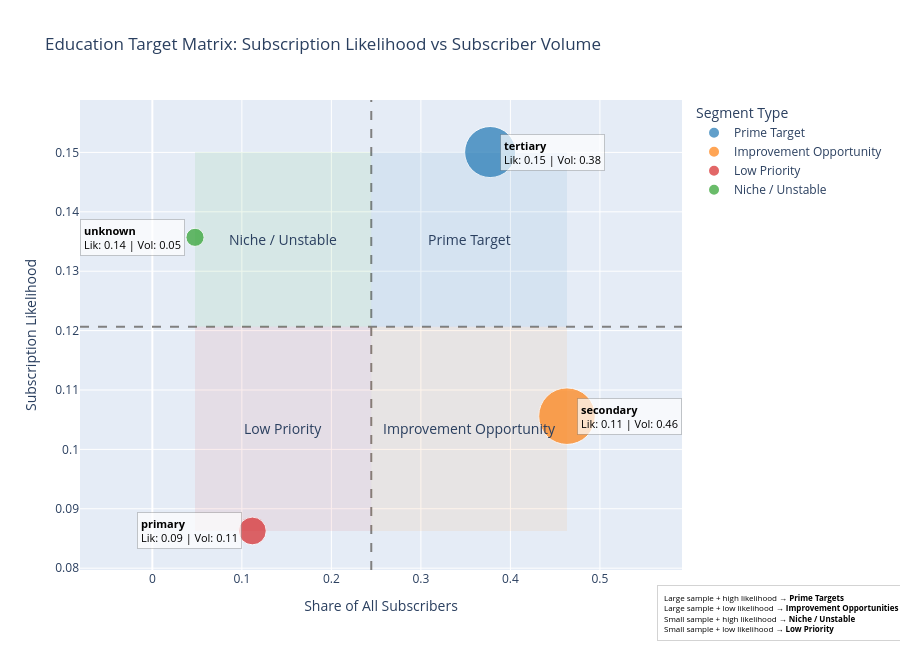

This figure's notebook cell:
### Markdown cell above
> Yes, education level does impact subscription behaviour:
> - Higher-educated customers are more responsive and show higher likelihood of subscribing
    > - Secondary-educated customers dominate total subscriber volume

### Code cell
import pandas as pd
import plotly.express as px

# --- Prepare data ---

df['y_binary'] = df['y'].apply(lambda x: 1 if x=='yes' else 0)

likelihood = df.groupby('education')['y_binary'].mean().reset_index()
likelihood.rename(columns={'y_binary': 'likelihood'}, inplace=True)

subscriber_counts = df[df['y'] == 'yes'].groupby('education').size().reset_index(name='subscriber_count')
total_subscribers = subscriber_counts['subscriber_count'].sum()
subscriber_counts['volume_share'] = subscriber_counts['subscriber_count'] / total_subscribers

merged = pd.merge(likelihood, subscriber_counts, on='education', how='left')
merged['volume_share'] = merged['volume_share'].fillna(0)

# --- Thresholds ---
likelihood_threshold = merged['likelihood'].median()
volume_threshold = merged['volume_share'].median()

# --- Quadrants ---
def classify_quadrant(row):
    if row['volume_share'] >= volume_threshold and row['likelihood'] >= likelihood_threshold:
        return "Prime Target"
    elif row['volume_share'] >= volume_threshold and row['likelihood'] < likelihood_threshold:
        return "Improvement Opportunity"
    elif row['volume_share'] < volume_threshold and row['likelihood'] >= likelihood_threshold:
        return "Niche / Unstable"
    else:
        return "Low Priority"

merged['quadrant'] = merged.apply(classify_quadrant, axis=1)

# --- Base scatter ---
fig = px.scatter(
    merged,
    x='volume_share',
    y='likelihood',
    color='quadrant',
    size='volume_share',
    hover_data={},  # disable hover
    title="Education Target Matrix: Subscription Likelihood vs Subscriber Volume",
    labels={'volume_share': 'Share of All Subscribers', 'likelihood': 'Subscription Likelihood'},
    size_max=40,
    color_discrete_map={
        "Prime Target": "#1f77b4",
        "Improvement Opportunity": "#ff7f0e",
        "Niche / Unstable": "#2ca02c",
        "Low Priority": "#d62728"
    }
)

fig.add_hline(y=likelihood_threshold, line_dash="dash", line_color="gray")
fig.add_vline(x=volume_threshold, line_dash="dash", line_color="gray")

fig.update_layout(width=900, height=650, legend_title_text="Segment Type")

# --- Quadrant shading ---
x_min, x_max = merged['volume_share'].min(), merged['volume_share'].max()
y_min, y_max = merged['likelihood'].min(), merged['likelihood'].max()

fig.add_shape(type="rect", x0=x_min, x1=volume_threshold, y0=y_min, y1=likelihood_threshold,
              fillcolor="rgba(214, 39, 40, 0.08)", line_width=0)
fig.add_shape(type="rect", x0=volume_threshold, x1=x_max, y0=y_min, y1=likelihood_threshold,
              fillcolor="rgba(255, 127, 14, 0.08)", line_width=0)
fig.add_shape(type="rect", x0=x_min, x1=volume_threshold, y0=likelihood_threshold, y1=y_max,
              fillcolor="rgba(44, 160, 44, 0.08)", line_width=0)
fig.add_shape(type="rect", x0=volume_threshold, x1=x_max, y0=likelihood_threshold, y1=y_max,
              fillcolor="rgba(31, 119, 180, 0.08)", line_width=0)

# --- Quadrant labels ---
x_left  = (x_min + volume_threshold) / 2
x_right = (volume_threshold + x_max) / 2
y_bottom = (y_min + likelihood_threshold) / 2
y_top    = (likelihood_threshold + y_max) / 2

fig.add_annotation(x=x_right, y=y_top, text="Prime Target", showarrow=False, font=dict(size=14))
fig.add_annotation(x=x_right, y=y_bottom, text="Improvement Opportunity", showarrow=False, font=dict(size=14))
fig.add_annotation(x=x_left, y=y_top, text="Niche / Unstable", showarrow=False, font=dict(size=14))
fig.add_annotation(x=x_left, y=y_bottom, text="Low Priority", showarrow=False, font=dict(size=14))

# --- Improved bubble labels ---
for _, row in merged.iterrows():

    # Bold education name + short metrics
    label_text = (
        f"<b>{row['education']}</b><br>"
        f"Lik: {row['likelihood']:.2f} | Vol: {row['volume_share']:.2f}"
    )

    # Smart label placement: right side for left quadrants, left side for right quadrants
    if row['volume_share'] < volume_threshold:
        xanchor = "right"
        xshift = -10
    else:
        xanchor = "left"
        xshift = 10

    fig.add_annotation(
        x=row['volume_share'],
        y=row['likelihood'],
        text=label_text,
        showarrow=False,
        font=dict(size=11, color="black"),
        align="left",
        xanchor=xanchor,
        yanchor="middle",
        xshift=xshift,
        bgcolor="rgba(255,255,255,0.7)",  # readable background
        bordercolor="rgba(0,0,0,0.2)",
        borderwidth=1,
        borderpad=3
    )
    fig.add_annotation(
        x=1.37, y=-0.15, xref="paper", yref="paper",
        text=(
        "Large sample + high likelihood → <b>Prime Targets</b><br>"
        "Large sample + low likelihood → <b>Improvement Opportunities</b><br>"
        "Small sample + high likelihood → <b>Niche / Unstable</b><br>"
        "Small sample + low likelihood → <b>Low Priority</b>"
        ),
        showarrow=False,
        align="left",
        font=dict(size=8, color="black"),
        bordercolor="lightgrey",
        borderwidth=1,
        borderpad=6,
        bgcolor="white",
        opacity=0.9)

fig.show()

### Figure 1 — Plotly figure (JSON) as saved in the notebook; plotly's stock layout.template omitted (floating-point values rounded to 4 significant figures)
{"data": [{"hovertemplate": "quadrant=Prime Target<br>Share of All Subscribers=%{marker.size}<br>Subscription Likelihood=%{y}<extra></extra>", "legendgroup": "Prime Target", "marker": {"color": "#1f77b4", "size": [0.3774], "sizemode": "area", "sizeref": 0.0002895, "symbol": "circle"}, "mode": "markers", "name": "Prime Target", "orientation": "v", "showlegend": true, "type": "scatter", "x": [0.3774], "xaxis": "x", "y": [0.1501], "yaxis": "y"}, {"hovertemplate": "quadrant=Improvement Opportunity<br>Share of All Subscribers=%{marker.size}<br>Subscription Likelihood=%{y}<extra></extra>", "legendgroup": "Improvement Opportunity", "marker": {"color": "#ff7f0e", "size": [0.4632], "sizemode": "area", "sizeref": 0.0002895, "symbol": "circle"}, "mode": "markers", "name": "Improvement Opportunity", "orientation": "v", "showlegend": true, "type": "scatter", "x": [0.4632], "xaxis": "x", "y": [0.1056], "yaxis": "y"}, {"hovertemplate": "quadrant=Low Priority<br>Share of All Subscribers=%{marker.size}<br>Subscription Likelihood=%{y}<extra></extra>", "legendgroup": "Low Priority", "marker": {"color": "#d62728", "size": [0.1117], "sizemode": "area", "sizeref": 0.0002895, "symbol": "circle"}, "mode": "markers", "name": "Low Priority", "orientation": "v", "showlegend": true, "type": "scatter", "x": [0.1117], "xaxis": "x", "y": [0.08626], "yaxis": "y"}, {"hovertemplate": "quadrant=Niche / Unstable<br>Share of All Subscribers=%{marker.size}<br>Subscription Likelihood=%{y}<extra></extra>", "legendgroup": "Niche / Unstable", "marker": {"color": "#2ca02c", "size": [0.04765], "sizemode": "area", "sizeref": 0.0002895, "symbol": "circle"}, "mode": "markers", "name": "Niche / Unstable", "orientation": "v", "showlegend": true, "type": "scatter", "x": [0.04765], "xaxis": "x", "y": [0.1357], "yaxis": "y"}], "layout": {"annotations": [{"font": {"size": 14}, "showarrow": false, "text": "Prime Target", "x": 0.3539, "y": 0.1354}, {"font": {"size": 14}, "showarrow": false, "text": "Improvement Opportunity", "x": 0.3539, "y": 0.1035}, {"font": {"size": 14}, "showarrow": false, "text": "Niche / Unstable", "x": 0.1461, "y": 0.1354}, {"font": {"size": 14}, "showarrow": false, "text": "Low Priority", "x": 0.1461, "y": 0.1035}, {"align": "left", "bgcolor": "rgba(255,255,255,0.7)", "bordercolor": "rgba(0,0,0,0.2)", "borderpad": 3, "borderwidth": 1, "font": {"color": "black", "size": 11}, "showarrow": false, "text": "<b>tertiary</b><br>Lik: 0.15 | Vol: 0.38", "x": 0.3774, "xanchor": "left", "xshift": 10, "y": 0.1501, "yanchor": "middle"}, {"align": "left", "bgcolor": "white", "bordercolor": "lightgrey", "borderpad": 6, "borderwidth": 1, "font": {"color": "black", "size": 8}, "opacity": 0.9, "showarrow": false, "text": "Large sample + high likelihood → <b>Prime Targets</b><br>Large sample + low likelihood → <b>Improvement Opportunities</b><br>Small sample + high likelihood → <b>Niche / Unstable</b><br>Small sample + low likelihood → <b>Low Priority</b>", "x": 1.37, "xref": "paper", "y": -0.15, "yref": "paper"}, {"align": "left", "bgcolor": "rgba(255,255,255,0.7)", "bordercolor": "rgba(0,0,0,0.2)", "borderpad": 3, "borderwidth": 1, "font": {"color": "black", "size": 11}, "showarrow": false, "text": "<b>secondary</b><br>Lik: 0.11 | Vol: 0.46", "x": 0.4632, "xanchor": "left", "xshift": 10, "y": 0.1056, "yanchor": "middle"}, {"align": "left", "bgcolor": "white", "bordercolor": "lightgrey", "borderpad": 6, "borderwidth": 1, "font": {"color": "black", "size": 8}, "opacity": 0.9, "showarrow": false, "text": "Large sample + high likelihood → <b>Prime Targets</b><br>Large sample + low likelihood → <b>Improvement Opportunities</b><br>Small sample + high likelihood → <b>Niche / Unstable</b><br>Small sample + low likelihood → <b>Low Priority</b>", "x": 1.37, "xref": "paper", "y": -0.15, "yref": "paper"}, {"align": "left", "bgcolor": "rgba(255,255,255,0.7)", "bordercolor": "rgba(0,0,0,0.2)", "borderpad": 3, "borderwidth": 1, "font": {"color": "black", "size": 11}, "showarrow": false, "text": "<b>primary</b><br>Lik: 0.09 | Vol: 0.11", "x": 0.1117, "xanchor": "right", "xshift": -10, "y": 0.08626, "yanchor": "middle"}, {"align": "left", "bgcolor": "white", "bordercolor": "lightgrey", "borderpad": 6, "borderwidth": 1, "font": {"color": "black", "size": 8}, "opacity": 0.9, "showarrow": false, "text": "Large sample + high likelihood → <b>Prime Targets</b><br>Large sample + low likelihood → <b>Improvement Opportunities</b><br>Small sample + high likelihood → <b>Niche / Unstable</b><br>Small sample + low likelihood → <b>Low Priority</b>", "x": 1.37, "xref": "paper", "y": -0.15, "yref": "paper"}, {"align": "left", "bgcolor": "rgba(255,255,255,0.7)", "bordercolor": "rgba(0,0,0,0.2)", "borderpad": 3, "borderwidth": 1, "font": {"color": "black", "size": 11}, "showarrow": false, "text": "<b>unknown</b><br>Lik: 0.14 | Vol: 0.05", "x": 0.04765, "xanchor": "right", "xshift": -10, "y": 0.1357, "yanchor": "middle"}, {"align": "left", "bgcolor": "white", "bordercolor": "lightgrey", "borderpad": 6, "borderwidth": 1, "font": {"color": "black", "size": 8}, "opacity": 0.9, "showarrow": false, "text": "Large sample + high likelihood → <b>Prime Targets</b><br>Large sample + low likelihood → <b>Improvement Opportunities</b><br>Small sample + high likelihood → <b>Niche / Unstable</b><br>Small sample + low likelihood → <b>Low Priority</b>", "x": 1.37, "xref": "paper", "y": -0.15, "yref": "paper"}], "height": 650, "legend": {"itemsizing": "constant", "title": {"text": "Segment Type"}, "tracegroupgap": 0}, "shapes": [{"line": {"color": "gray", "dash": "dash"}, "type": "line", "x0": 0, "x1": 1, "xref": "x domain", "y0": 0.1206, "y1": 0.1206, "yref": "y"}, {"line": {"color": "gray", "dash": "dash"}, "type": "line", "x0": 0.2446, "x1": 0.2446, "xref": "x", "y0": 0, "y1": 1, "yref": "y domain"}, {"fillcolor": "rgba(214, 39, 40, 0.08)", "line": {"width": 0}, "type": "rect", "x0": 0.04765, "x1": 0.2446, "y0": 0.08626, "y1": 0.1206}, {"fillcolor": "rgba(255, 127, 14, 0.08)", "line": {"width": 0}, "type": "rect", "x0": 0.2446, "x1": 0.4632, "y0": 0.08626, "y1": 0.1206}, {"fillcolor": "rgba(44, 160, 44, 0.08)", "line": {"width": 0}, "type": "rect", "x0": 0.04765, "x1": 0.2446, "y0": 0.1206, "y1": 0.1501}, {"fillcolor": "rgba(31, 119, 180, 0.08)", "line": {"width": 0}, "type": "rect", "x0": 0.2446, "x1": 0.4632, "y0": 0.1206, "y1": 0.1501}], "title": {"text": "Education Target Matrix: Subscription Likelihood vs Subscriber Volume"}, "width": 900, "xaxis": {"anchor": "y", "domain": [0, 1], "title": {"text": "Share of All Subscribers"}}, "yaxis": {"anchor": "x", "domain": [0, 1], "title": {"text": "Subscription Likelihood"}}}}
